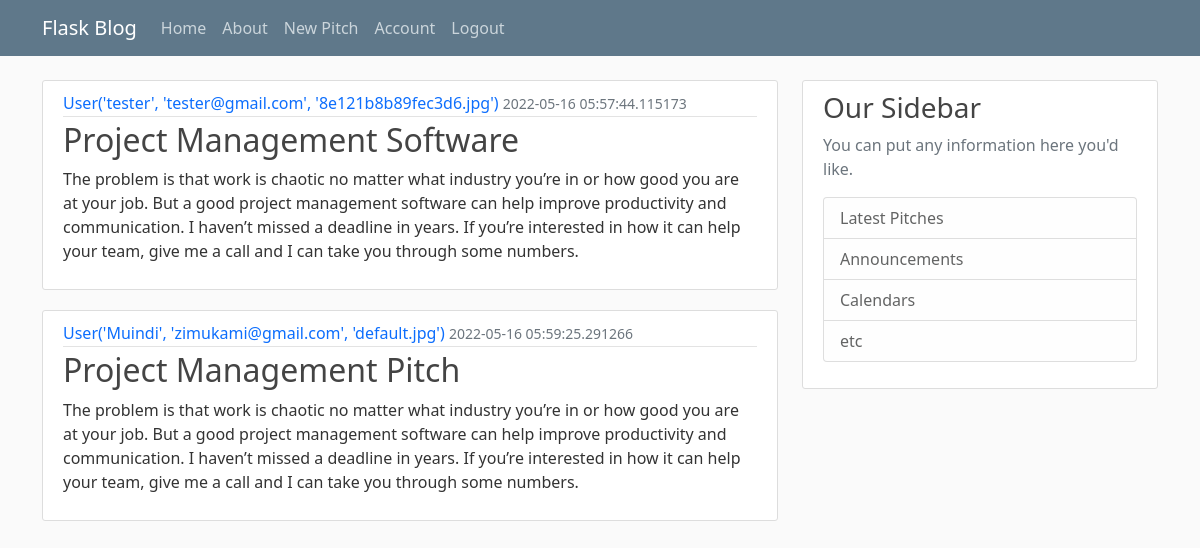
Screenshot of /home (signed in) with the database file from the repository.
### app/models.py (models this page shows, shortened)
class Pitch(db.Model):
    id = db.Column(db.Integer, primary_key=True)
    title = db.Column(db.String(100),nullable = False)
    date_posted = db.Column(db.DateTime, nullable = False, default = datetime.utcnow)
    content = db.Column(db.Text, nullable = False)
    user_id = db.Column(db.Integer, db.ForeignKey('user.id'), nullable = False)

class User(db.Model, UserMixin):
    id = db.Column(db.Integer, primary_key=True)
    username = db.Column(db.String(20), unique = True, nullable = False)
    email = db.Column(db.String(120), unique = True, nullable = False)
    image_file = db.Column(db.String(20), nullable = False, default= 'default.jpg')
    password = db.Column(db.String(60), nullable = False)
    pitches = db.relationship('Pitch', backref = 'author', lazy = True)
    def __repr__(self):
        return f"User('{self.username}', '{self.email}', '{self.image_file}')"

### app/views.py (the view)
@app.route("/")
@app.route("/home")
def home():
    pitches = Pitch.query.all()
    return render_template('home.html', pitches=pitches)

### app/models.py (called while the page is built)
@login_manager.user_loader
def load_user(user_id):
    return User.query.get(int(user_id))

### app/templates/home.html
{% extends "macros.html" %}
{% block content %}
{% for pitch in pitches %}
<article class="media content-section">
    <div class="media-body">
        <div class="article-metadata">
            <a class="mr-2" href="#">{{ pitch.author }}</a>
            <small class="text-muted">{{ pitch.date_posted }}</small>
        </div>
        <h2><a class="article-title" href="#">{{ pitch.title }}</a></h2>
        <p class="article-content">{{ pitch.content }}</p>
    </div>
</article>
{% endfor %}
{% endblock content %}

### app/static/main.css (style rules this page uses)
body { background: #fafafa; color: #333333; margin-top: 5rem; }
h1, h2, h3, h4, h5, h6 { color: #444444; }
.content-section { background: #ffffff; padding: 10px 20px; border: 1px solid #dddddd; border-radius: 3px; margin-bottom: 20px; }
.article-title { color: #444444; }
a.article-title:link { text-decoration: none; list-style-type: none; }
.article-content { white-space: pre-line; }
.article-metadata { padding-bottom: 1px; margin-bottom: 4px; border-bottom: 1px solid #e3e3e3 }
.article-metadata a:link { text-decoration: none; list-style-type: none; }

### rows the page displays
Pitch: author "User('tester', 'tester@gmail.com', '8e121b8b89fec3d6.jpg')", date_posted "2022-05-16 05:57:44.115173", title "Project Management Software", content "The problem is that work is chaotic no matter what industry you’re in or how good you are at your job. But a good project management software can help improve productivity and communication. I haven’t missed a deadline in years. If you’re interested in how it can help your team, give me a call and I can take you through some numbers."
Pitch: author "User('Muindi', 'zimukami@gmail.com', 'default.jpg')", date_posted "2022-05-16 05:59:25.291266", title "Project Management Pitch", content "The problem is that work is chaotic no matter what industry you’re in or how good you are at your job. But a good project management software can help improve productivity and communication. I haven’t missed a deadline in years. If you’re interested in how it can help your team, give me a call and I can take you through some numbers."
